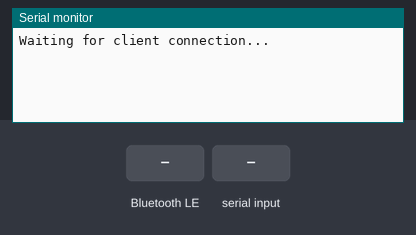
The sketch below on a simulated ESP32-C3. Shown: the last lines printed to the serial monitor. The test bench sets the inputs (shaded band). Nothing arrives over Bluetooth unless stated; a phone connects over Bluetooth LE 3 s after start.

Above: at 1.2 s.
1.3 s: Bluetooth LE write "1" received
At 1.9 s:
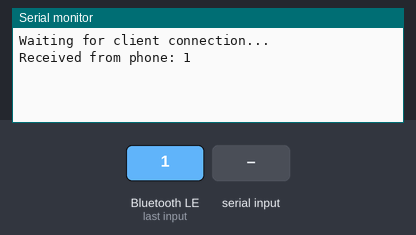
2.8 s: "1\n" received over Serial
At 3.8 s:
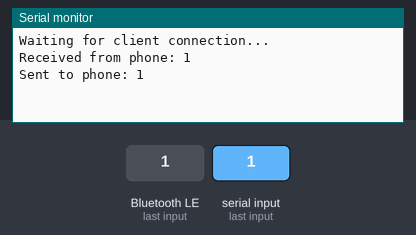

The sketch:

ble.ino
```cpp
// CODE MADE BY HENRY MORAIS

#include <BLEDevice.h>   // Core BLE functions: init, device setup
#include <BLEServer.h>   // Allows the ESP32 to act as a GATT server
#include <BLEUtils.h>    // Utility functions for BLE, like working with UUIDs
#include <BLE2902.h>     // Descriptor type needed so clients can enable "Notify"

// ----- Global variables and objects -----
BLECharacteristic *pCharacteristicTX;   // Pointer to the TX characteristic (ESP32 → Phone, Notify)
BLECharacteristic *pCharacteristicRX;   // Pointer to the RX characteristic (Phone → ESP32, Write)
bool deviceConnected = false;           // Tracks whether a client is connected
int txValue = 0;                        // Example variable for data (not strictly used here)

// ----- UUIDs for service and characteristics -----
// These UUIDs follow the "Nordic UART Service (NUS)" convention, commonly used for BLE UART examples.
#define SERVICE_UUID      "6E400001-B5A3-F393-E0A9-E50E24DCCA9E"  // UART-like service
#define CHARAC_UUID_TX    "6E400003-B5A3-F393-E0A9-E50E24DCCA9E"  // TX characteristic (Notify)
#define CHARAC_UUID_RX    "6E400002-B5A3-F393-E0A9-E50E24DCCA9E"  // RX characteristic (Write)

// ----- Server callbacks class -----
// Called automatically when a client (phone) connects/disconnects
class MyServerCallbacks: public BLEServerCallbacks {
  void onConnect(BLEServer* pServer) {
    deviceConnected = true;   // Set flag when phone connects
  }
  void onDisconnect(BLEServer* pServer) {
    deviceConnected = false;  // Clear flag when phone disconnects
  }
};

// ----- Characteristic callbacks class -----
// Handles events on the RX characteristic (when phone sends data to ESP32)
class MyCallbacks: public BLECharacteristicCallbacks {
  void onWrite(BLECharacteristic *pCharacteristic) {
    // getValue() returns an Arduino String in ESP32 Arduino core v3.x
    String rxValue = pCharacteristic->getValue();

    if (rxValue.length() > 0) {
      // Print what we received from the phone
      Serial.print("Received from phone: ");
      Serial.println(rxValue);

      // Optional: echo it back to the phone using TX Notify
      pCharacteristicTX->setValue(rxValue);  // Load value into TX characteristic
      pCharacteristicTX->notify();           // Send Notify event to phone
    }
  }
};

void setup(){
  // Start USB serial output at 115200 baud (make sure Serial Monitor matches this)
  Serial.begin(115200);

  // Initialise the BLE stack with a device name (shows up in LightBlue as "ESP32-C3")
  BLEDevice::init("ESP32-C3");

  // Create the BLE server and attach the connection callbacks
  BLEServer *pServer = BLEDevice::createServer();
  pServer->setCallbacks(new MyServerCallbacks());

  // Create a new BLE service (UART-like)
  BLEService *pService = pServer->createService(SERVICE_UUID);

  // ---- TX Characteristic (ESP32 → Phone, Notify only) ----
  pCharacteristicTX = pService->createCharacteristic(
    CHARAC_UUID_TX,
    BLECharacteristic::PROPERTY_NOTIFY   // Can only notify
  );
  pCharacteristicTX->addDescriptor(new BLE2902()); // Allows client to subscribe to notifications

  // ---- RX Characteristic (Phone → ESP32, Write only) ----
  pCharacteristicRX = pService->createCharacteristic(
    CHARAC_UUID_RX,
    BLECharacteristic::PROPERTY_WRITE    // Client can write to it
  );
  pCharacteristicRX->setCallbacks(new MyCallbacks()); // Attach our write handler

  // Start the service so it becomes visible
  pService->start();

  // Start advertising so the phone can find this ESP32-C3
  pServer->getAdvertising()->start();
  Serial.println("Waiting for client connection...");
}

void loop(){
  // Only run if a BLE client is connected
  if (deviceConnected) {
    // Check if something was typed into the Serial Monitor
    if (Serial.available()) {
      // Read input up to newline (blocking until timeout or newline)
      String msg = Serial.readStringUntil('\n');

      // Send the message to the phone via TX Notify
      pCharacteristicTX->setValue(msg.c_str()); // Load into characteristic
      pCharacteristicTX->notify();              // Send Notify
      Serial.println("Sent to phone: " + msg);  // Confirm locally
    }
  }
}
```

Measured:
- after the input at 1.3 s, the serial monitor: prints a new line after 0.05 s (image 1)
- after the input at 2.8 s, the serial monitor: prints a new line after 0.20 s (image 2)
